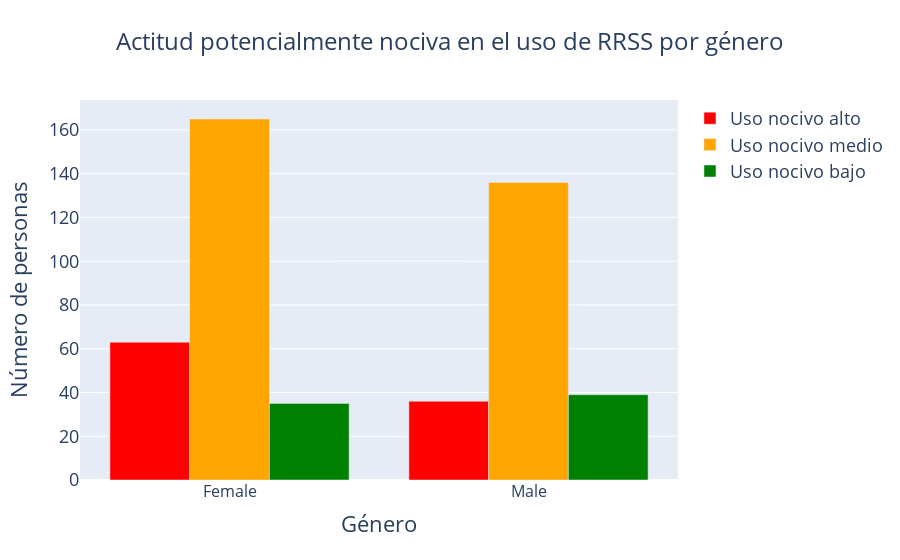

Notebook source saved alongside this figure:
### Markdown cell above
##### **Diferencias por género:**
En este análisis, se explora la relación entre el género y el uso de redes sociales. Ya hemos observado previamente cómo las variables de "media de respuestas de uso nocivo" y "media de respuestas de riesgo" se correlacionan dentro de cada grupo, según la intensidad de uso de redes sociales. Sin embargo, al analizar las diferencias por género, no encontramos diferencias significativas en los resultados. Es importante **destacar que la muestra estaba desbalanceada**, ya que había más mujeres que hombres. Este desequilibrio podría haber influido en la capacidad de detectar diferencias por género, ya que un número más equilibrado entre los géneros podría haber ofrecido una comparación más representativa

### Code cell
colores4 = {'Uso nocivo bajo': 'green', 'Uso nocivo medio': 'orange', 'Uso nocivo alto': 'red'}

df = pd.concat([mascara_actitud_ansiosa_baja_1.assign(actitud='Uso nocivo bajo'),
                mascara_actitud_ansiosa_media_1.assign(actitud='Uso nocivo medio'),
                mascara_actitud_ansiosa_alta_1.assign(actitud= 'Uso nocivo alto')])
df_filtered = df[df['Género'] != 'Other']

df_count = df_filtered.groupby(['Género', 'actitud']).size().unstack().reset_index()

df_count = df_count[['Género', 'Uso nocivo alto', 'Uso nocivo medio', 'Uso nocivo bajo']]

fig = go.Figure()

for col in df_count.columns[1:]:
    fig.add_trace(go.Bar(x=df_count['Género'], y=df_count[col], name=col, marker_color=colores4[col]))

fig.update_layout(title='Actitud potencialmente nociva en el uso de RRSS por género ',
                  title_x=0.5,
                  title_font=dict(size=24),
                  xaxis_title='Género',
                  yaxis_title='Número de personas',
                  font=dict(size=18))
                    

fig.update_xaxes(tickfont=dict(size=16))
                  

fig.show()

### Figure 1 — Plotly figure (JSON) as saved in the notebook; plotly's stock layout.template omitted (floating-point values rounded to 4 significant figures)
{"data": [{"marker": {"color": "red"}, "name": "Uso nocivo alto", "type": "bar", "x": ["Female", "Male"], "y": [63, 36]}, {"marker": {"color": "orange"}, "name": "Uso nocivo medio", "type": "bar", "x": ["Female", "Male"], "y": [165, 136]}, {"marker": {"color": "green"}, "name": "Uso nocivo bajo", "type": "bar", "x": ["Female", "Male"], "y": [35, 39]}], "layout": {"font": {"size": 18}, "title": {"font": {"size": 24}, "text": "Actitud potencialmente nociva en el uso de RRSS por género ", "x": 0.5}, "xaxis": {"tickfont": {"size": 16}, "title": {"text": "Género"}}, "yaxis": {"title": {"text": "Número de personas"}}}}
